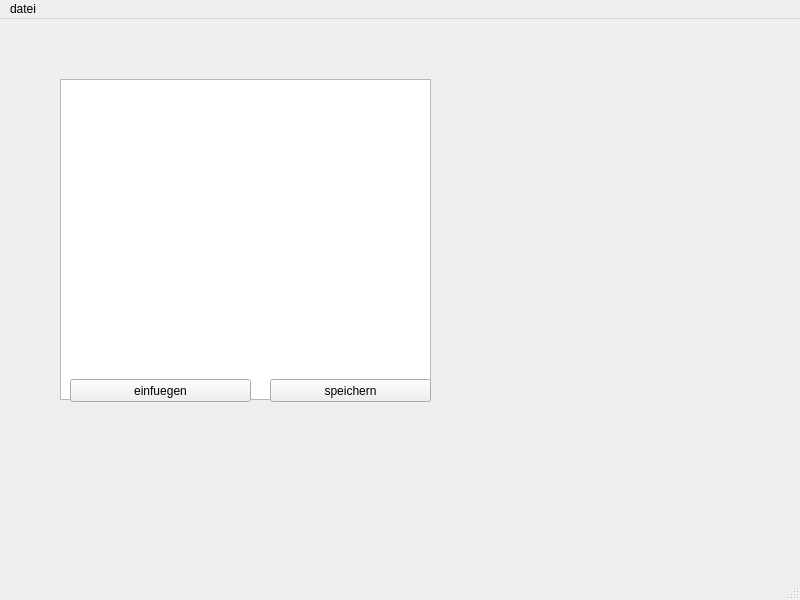
<?xml version="1.0" encoding="UTF-8"?>
<ui version="4.0">
 <class>MainWindow</class>
 <widget class="QMainWindow" name="MainWindow">
  <property name="geometry">
   <rect>
    <x>0</x>
    <y>0</y>
    <width>800</width>
    <height>600</height>
   </rect>
  </property>
  <property name="windowTitle">
   <string>MainWindow</string>
  </property>
  <property name="iconSize">
   <size>
    <width>45</width>
    <height>59</height>
   </size>
  </property>
  <property name="documentMode">
   <bool>false</bool>
  </property>
  <property name="dockOptions">
   <set>QMainWindow::AllowTabbedDocks|QMainWindow::AnimatedDocks|QMainWindow::GroupedDragging</set>
  </property>
  <widget class="QWidget" name="centralwidget">
   <widget class="QTableWidget" name="table">
    <property name="geometry">
     <rect>
      <x>60</x>
      <y>60</y>
      <width>371</width>
      <height>321</height>
     </rect>
    </property>
    <property name="tabKeyNavigation">
     <bool>true</bool>
    </property>
    <property name="gridStyle">
     <enum>Qt::SolidLine</enum>
    </property>
    <attribute name="horizontalHeaderVisible">
     <bool>false</bool>
    </attribute>
    <attribute name="horizontalHeaderCascadingSectionResizes">
     <bool>false</bool>
    </attribute>
    <attribute name="horizontalHeaderHighlightSections">
     <bool>true</bool>
    </attribute>
    <attribute name="verticalHeaderVisible">
     <bool>false</bool>
    </attribute>
    <column>
     <property name="text">
      <string>name</string>
     </property>
    </column>
    <column>
     <property name="text">
      <string>lastname</string>
     </property>
    </column>
    <column>
     <property name="text">
      <string>subject</string>
     </property>
    </column>
   </widget>
   <widget class="QPushButton" name="einfuegen">
    <property name="geometry">
     <rect>
      <x>70</x>
      <y>360</y>
      <width>181</width>
      <height>23</height>
     </rect>
    </property>
    <property name="text">
     <string>einfuegen</string>
    </property>
   </widget>
   <widget class="QPushButton" name="speichern">
    <property name="geometry">
     <rect>
      <x>270</x>
      <y>360</y>
      <width>161</width>
      <height>23</height>
     </rect>
    </property>
    <property name="text">
     <string>speichern</string>
    </property>
   </widget>
   <widget class="QPushButton" name="pushButton">
    <property name="geometry">
     <rect>
      <x>-100</x>
      <y>180</y>
      <width>75</width>
      <height>23</height>
     </rect>
    </property>
    <property name="text">
     <string>PushButton</string>
    </property>
   </widget>
  </widget>
  <widget class="QMenuBar" name="menubar">
   <property name="geometry">
    <rect>
     <x>0</x>
     <y>0</y>
     <width>800</width>
     <height>21</height>
    </rect>
   </property>
   <widget class="QMenu" name="menudatei">
    <property name="title">
     <string>datei</string>
    </property>
    <addaction name="separator"/>
    <addaction name="actionbar"/>
   </widget>
   <addaction name="menudatei"/>
  </widget>
  <widget class="QStatusBar" name="statusbar"/>
  <action name="actionbar">
   <property name="text">
    <string>speichern</string>
   </property>
  </action>
 </widget>
 <resources/>
 <connections/>
</ui>
